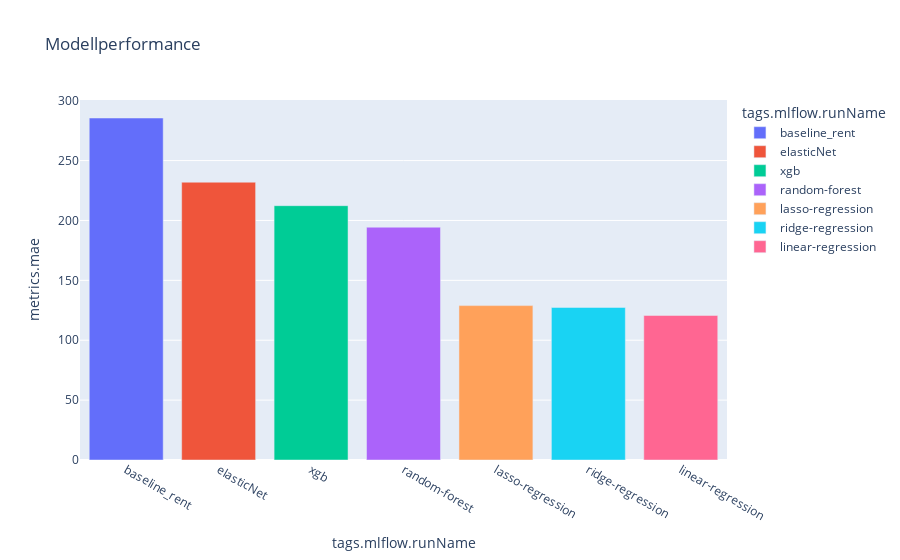

Notebook cell for this chart:
### Code cell
plot

### Figure 1 — Plotly figure (JSON) as saved in the notebook; plotly's stock layout.template omitted (floating-point values rounded to 4 significant figures)
{"data": [{"alignmentgroup": "True", "hovertemplate": "tags.mlflow.runName=%{x}<br>metrics.mae=%{y}<extra></extra>", "legendgroup": "baseline_rent", "marker": {"color": "#636efa", "pattern": {"shape": ""}}, "name": "baseline_rent", "offsetgroup": "baseline_rent", "orientation": "v", "showlegend": true, "textposition": "auto", "type": "bar", "x": ["baseline_rent"], "xaxis": "x", "y": [285.6], "yaxis": "y"}, {"alignmentgroup": "True", "hovertemplate": "tags.mlflow.runName=%{x}<br>metrics.mae=%{y}<extra></extra>", "legendgroup": "elasticNet", "marker": {"color": "#EF553B", "pattern": {"shape": ""}}, "name": "elasticNet", "offsetgroup": "elasticNet", "orientation": "v", "showlegend": true, "textposition": "auto", "type": "bar", "x": ["elasticNet"], "xaxis": "x", "y": [232.0], "yaxis": "y"}, {"alignmentgroup": "True", "hovertemplate": "tags.mlflow.runName=%{x}<br>metrics.mae=%{y}<extra></extra>", "legendgroup": "xgb", "marker": {"color": "#00cc96", "pattern": {"shape": ""}}, "name": "xgb", "offsetgroup": "xgb", "orientation": "v", "showlegend": true, "textposition": "auto", "type": "bar", "x": ["xgb"], "xaxis": "x", "y": [212.3], "yaxis": "y"}, {"alignmentgroup": "True", "hovertemplate": "tags.mlflow.runName=%{x}<br>metrics.mae=%{y}<extra></extra>", "legendgroup": "random-forest", "marker": {"color": "#ab63fa", "pattern": {"shape": ""}}, "name": "random-forest", "offsetgroup": "random-forest", "orientation": "v", "showlegend": true, "textposition": "auto", "type": "bar", "x": ["random-forest"], "xaxis": "x", "y": [194.4], "yaxis": "y"}, {"alignmentgroup": "True", "hovertemplate": "tags.mlflow.runName=%{x}<br>metrics.mae=%{y}<extra></extra>", "legendgroup": "lasso-regression", "marker": {"color": "#FFA15A", "pattern": {"shape": ""}}, "name": "lasso-regression", "offsetgroup": "lasso-regression", "orientation": "v", "showlegend": true, "textposition": "auto", "type": "bar", "x": ["lasso-regression"], "xaxis": "x", "y": [128.9], "yaxis": "y"}, {"alignmentgroup": "True", "hovertemplate": "tags.mlflow.runName=%{x}<br>metrics.mae=%{y}<extra></extra>", "legendgroup": "ridge-regression", "marker": {"color": "#19d3f3", "pattern": {"shape": ""}}, "name": "ridge-regression", "offsetgroup": "ridge-regression", "orientation": "v", "showlegend": true, "textposition": "auto", "type": "bar", "x": ["ridge-regression"], "xaxis": "x", "y": [127.4], "yaxis": "y"}, {"alignmentgroup": "True", "hovertemplate": "tags.mlflow.runName=%{x}<br>metrics.mae=%{y}<extra></extra>", "legendgroup": "linear-regression", "marker": {"color": "#FF6692", "pattern": {"shape": ""}}, "name": "linear-regression", "offsetgroup": "linear-regression", "orientation": "v", "showlegend": true, "textposition": "auto", "type": "bar", "x": ["linear-regression"], "xaxis": "x", "y": [120.7], "yaxis": "y"}], "layout": {"barmode": "relative", "legend": {"title": {"text": "tags.mlflow.runName"}, "tracegroupgap": 0}, "title": {"text": "Modellperformance"}, "xaxis": {"anchor": "y", "categoryarray": ["baseline_rent", "elasticNet", "xgb", "random-forest", "lasso-regression", "ridge-regression", "linear-regression"], "categoryorder": "array", "domain": [0, 1], "title": {"text": "tags.mlflow.runName"}}, "yaxis": {"anchor": "x", "domain": [0, 1], "title": {"text": "metrics.mae"}}}}
